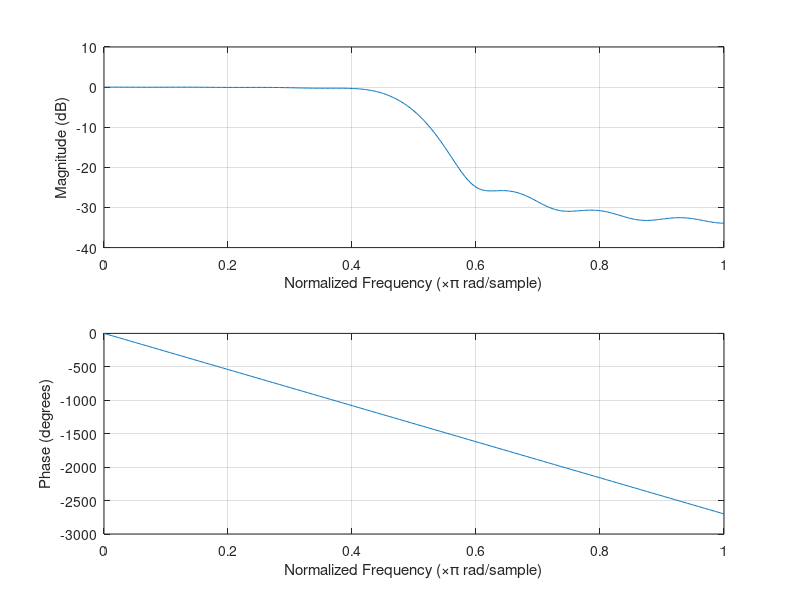

The MATLAB script that drew this image:
% Coeficientes del filtro
M=31

% Frecuencias de muestreo y corte
Fs=8000
Fc=2000
wc=Fc/(Fs/2)

h = fir1(M-1, wc, bartlett(M))

freqz(h,1)
